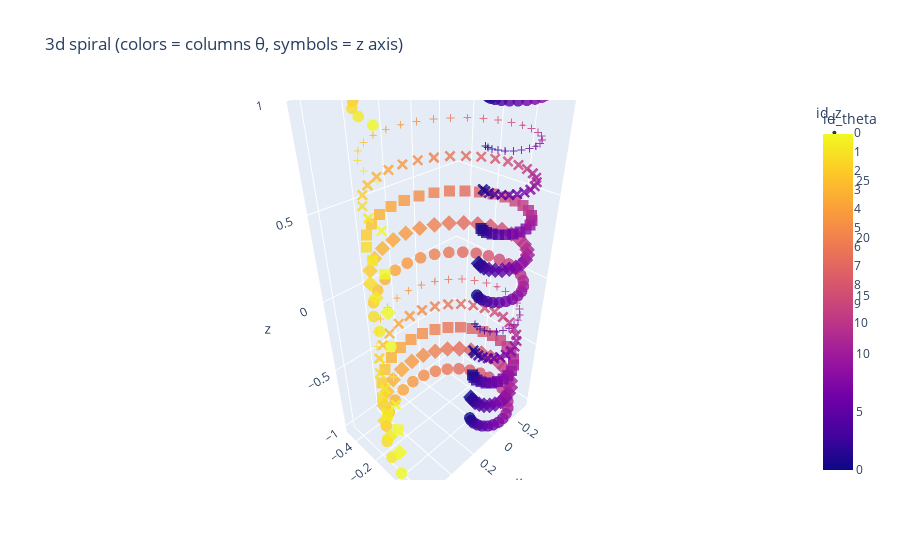

Notebook code for this chart:
### Code cell
fig3d = px.scatter_3d(
    df, x="x", y="y", z="z",
    color="id_theta", symbol="id_z",
    title="3d spiral (colors = columns θ, symbols = z axis)",
    opacity=0.8
)
fig3d.update_traces(marker=dict(size=4))
fig3d.show()
